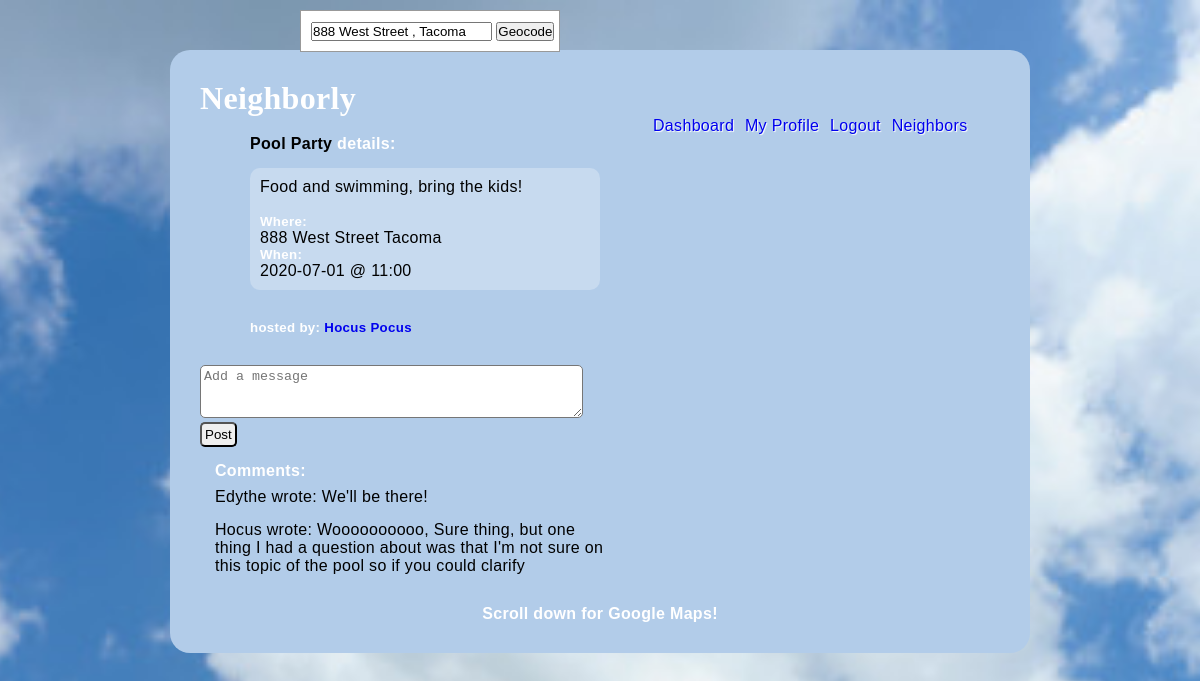
The app's page /event/details/1 (signed in) with its own data.
### models.py (models this page shows, shortened)
class Event(db.Model):
    __tablename__ = "events"
    id = db.Column(db.Integer, primary_key=True)
    title = db.Column(db.String(100))
    description = db.Column(db.String(255))
    date = db.Column(db.String(45))
    time = db.Column(db.String(45))
    user_id = db.Column(db.Integer, db.ForeignKey('users.id', ondelete='cascade'))
    user = db.relationship('User', foreign_keys=[user_id])
    location_id = db.Column(db.Integer, db.ForeignKey('event_locations.id', ondelete='cascade'))
    location = db.relationship('Event_location', foreign_keys=[location_id])
    all_comment = db.relationship('Event_comment', back_populates="event", cascade="all, delete, delete-orphan")
    created_at = db.Column(db.DateTime, server_default = func.now())
    updated_at = db.Column(db.DateTime, server_default = func.now(), onupdate = func.now())

class Event_location(db.Model):
    __tablename__ = "event_locations"
    id = db.Column(db.Integer, primary_key=True)
    address = db.Column(db.String(255))
    city = db.Column(db.String(255))
    zipcode = db.Column(db.String(30))
    state = db.Column(db.String(20))
    created_at = db.Column(db.DateTime, server_default = func.now())
    updated_at = db.Column(db.DateTime, server_default = func.now(), onupdate = func.now())
    @property
    def full_address(self):
        return self.address + ' ' + self.city
    @property
    def ret_address(self):
        return self.address
    @property
    def ret_city(self):
        return self.city

class User(db.Model):
    __tablename__ = "users"
    id = db.Column(db.Integer, primary_key=True)
    first_name = db.Column(db.String(45))
    last_name = db.Column(db.String(45))
    email = db.Column(db.String(255))
    address_id = db.Column(db.Integer, db.ForeignKey('addresses.id', ondelete='cascade'))
    address = db.relationship('Address', foreign_keys=[address_id])
    password_hash=db.Column(db.String(255))
    profile_pic = db.Column(db.Text)
    likes_sent = db.relationship('Post', secondary=likes_table, passive_deletes=True)
    all_post = db.relationship('Post', back_populates="user", cascade="all, delete, delete-orphan")
    all_event = db.relationship('Event', back_populates="user", cascade="all, delete, delete-orphan")
    post_comments = db.relationship('Post_comment', back_populates="user", cascade="all, delete, delete-orphan")
    event_comments = db.relationship('Event_comment', back_populates="user", cascade="all, delete, delete-orphan")
    created_at = db.Column(db.DateTime, server_default = func.now())
    updated_at = db.Column(db.DateTime, server_default = func.now(), onupdate = func.now())

class Event_comment(db.Model):
    __tablename__ = "event_comments"
    id = db.Column(db.Integer, primary_key=True)
    message = db.Column(db.String(255))
    event_id = db.Column(db.Integer, db.ForeignKey('events.id', ondelete='cascade'))
    event = db.relationship('Event', foreign_keys=[event_id])
    user_id = db.Column(db.Integer, db.ForeignKey('users.id', ondelete='cascade'))
    user = db.relationship('User', foreign_keys=[user_id])
    created_at = db.Column(db.DateTime, server_default = func.now())
    updated_at = db.Column(db.DateTime, server_default = func.now(), onupdate = func.now())

### controller.py (the view)
def event_details(event_id):
    if 'user_id' not in session:
        return redirect("/")
    this_event = Event.query.filter_by(id = int(event_id)).all()
    this_location = Event_location.query.filter_by(id = int(event_id)).all()
    comment = Event_comment.query.filter_by(event_id = int(event_id)).all()
    return render_template("event_details.html", all_events = this_event, all_comments = comment, all_location = this_location)

### templates/event_details.html (shortened to what this page needs)
<!DOCTYPE html>
<html lang="en">
<head>
    <link rel="stylesheet" type="text/css" href="{{ url_for('static', filename='style_event_details.css') }}">
</head>
<body>
    <div class="container">
        <h1>Neighborly</h1>
        <div class="navigation">
            <a href="/dashboard">Dashboard</a>
            <a href="/my_profile">My Profile</a>
            <a href="/logout">Logout</a>
            <a href="/all_users">Neighbors</a>
        </div>
        <div class="eventpost">
            <ul>
                {% for event in all_events %}
                <h4>{{event.title}} <span>details:</span></h4>
                <li>
                    <blockquote>{{event.description}}</blockquote> <br>
                    <p><h5>Where:</h5>{{event.location.full_address}}</p>
                    <p><h5>When:</h5> {{event.date}} @ {{event.time}}</p>
                </li>
                <h5>hosted by: <a href="/neighbors/profile/{{event.user.id}}"> {{event.user.first_name}} {{event.user.last_name}}</a></h5>
                {% endfor %}
            </ul>
        </div>
        <div class="addcomment">
            {% for event in all_events %}
                <form action="/add/event_comment/{{event.id}}", method="POST">
                    <p><textarea name="message"  cols="45" rows="3" placeholder="Add a message"></textarea></p>
                    <input type="submit" value="Post">
                </form>
            {% endfor %}
        </div>
        <div class="comments">
            <h4>Comments:</h4>
            <ul>
                {% for comment in all_comments %}
                <li>{{comment.user.first_name}} wrote: {{comment.message}}</li>
                {% endfor %}
            </ul>
        </div>
        <div class="bottom">
        <h4>Scroll down for Google Maps!</h4>
        </div>
    </div>
    {%for event in all_events %}
    <div id="floating-panel">
        <input id="address" type="textbox" value="{{event.location.ret_address}} , {{event.location.ret_city}}">
        <input id="submit" type="button" value="Geocode">
      </div>
    {% endfor %}
</body>
</html>

### static/style_event_details.css (style rules this page uses)
* { margin: 0px; padding: 0px; }
body { background-repeat: no-repeat; background-attachment: fixed; background-size: cover; background-position: top; background-image: url("clouds.png"); width: 100%; height: 100%; font-family: Arial, Helvetica; letter-spacing: 0.02em; font-weight: 400; -webkit-font-smoothing: antialiased; }
html, body { height: 100%; margin: 0; padding: 0; }
#floating-panel { position: absolute; top: 10px; left: 25%; z-index: 5; background-color: #fff; padding: 5px; border: 1px solid #999; text-align: center; font-family: 'Roboto','sans-serif'; line-height: 30px; padding-left: 10px; }
.container { width: 800px; background-color: rgb(178, 204, 233); margin: 50px auto; padding: 30px; border-radius: 20px; font-family: 'Lucida Sans', 'Lucida Sans Regular', 'Lucida Grande', 'Lucida Sans Unicode', Geneva, Verdana, sans-serif; }
.container h1 { font-family: cursive; color: white; }
.container li { list-style: none; }
.bottom { color: white; vertical-align: middle; text-align: center; }
.navigation { margin-left: 450px; border-radius: 2px; color: white; text-shadow: 1px 1px 1px white }
.navigation a { padding: 3px; text-decoration: none; }
.eventpost { margin-bottom: 30px; display: inline-block; width: 350px; margin-left: 50px; }
.eventpost li { margin-top: 15px; margin-bottom: 30px; padding: 10px; background-color: rgba(255, 255, 255, 0.267); border-radius: 10px; }
.eventpost a { text-decoration: none; }
.eventpost h5 { color: white; }
.eventpost span { color: white; }
.addcomment input { border-radius: 5px; padding: 3px; }
.addcomment textarea { border-radius: 5px; padding: 3px; }
.comments { display: inline-block; padding: 15px; width: 400px; }
.comments h4 { color: white; }
.comments ul { margin-top: 8px; }
.comments li { margin-bottom: 15px; }

### records on screen
Event: title "Pool Party", description "Food and swimming, bring the kids!", location.full_address "888 West Street Tacoma", date "2020-07-01", time "11:00", user.first_name "Hocus", user.last_name "Pocus", location.ret_address "888 West Street , Tacoma"
Event_comment: user.first_name "Edythe", message "We'll be there!"
Event_comment: user.first_name "Hocus", message "Woooooooooo, Sure thing, but one thing I had a question about was that I'm not sure on this topic of the pool so if you could clarify"
